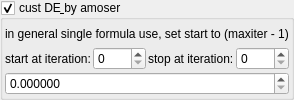
    <widget class="MyGroupBox" name="groupCheck_analyticDE_enabled">
     <property name="toolTip">
      <string/>
     </property>
     <property name="title">
      <string>cust DE&amp; by amoser</string>
     </property>
     <property name="checkable">
      <bool>true</bool>
     </property>
     <layout class="QVBoxLayout" name="verticalLayout_32" stretch="0,0,0">
      <property name="spacing">
       <number>2</number>
      </property>
      <property name="leftMargin">
       <number>2</number>
      </property>
      <property name="topMargin">
       <number>2</number>
      </property>
      <property name="rightMargin">
       <number>2</number>
      </property>
      <property name="bottomMargin">
       <number>2</number>
      </property>
      <item>
       <widget class="QLabel" name="label_44">
        <property name="text">
         <string>in general single formula use, set start to (maxiter - 1)</string>
        </property>
       </widget>
      </item>
      <item>
       <layout class="QHBoxLayout" name="horizontalLayout_19" stretch="0,1,0,1">
        <item>
         <widget class="QLabel" name="label_104">
          <property name="text">
           <string>start at iteration:</string>
          </property>
         </widget>
        </item>
        <item>
         <widget class="MySpinBox" name="spinboxInt_analyticDE_start_iterations_A">
          <property name="sizePolicy">
           <sizepolicy hsizetype="Minimum" vsizetype="Maximum">
            <horstretch>0</horstretch>
            <verstretch>0</verstretch>
           </sizepolicy>
          </property>
          <property name="minimum">
           <number>0</number>
          </property>
          <property name="maximum">
           <number>999</number>
          </property>
          <property name="value">
           <number>0</number>
          </property>
         </widget>
        </item>
        <item>
         <widget class="QLabel" name="label_75">
          <property name="text">
           <string>stop at iteration:</string>
          </property>
         </widget>
        </item>
        <item>
         <widget class="MySpinBox" name="spinboxInt_analyticDE_stop_iterations_A">
          <property name="sizePolicy">
           <sizepolicy hsizetype="Preferred" vsizetype="Maximum">
            <horstretch>0</horstretch>
            <verstretch>0</verstretch>
           </sizepolicy>
          </property>
          <property name="maximum">
           <number>999</number>
          </property>
         </widget>
        </item>
       </layout>
      </item>
      <item>
       <widget class="MyDoubleSpinBox" name="spinbox_transf_scaleG_1">
        <property name="sizePolicy">
         <sizepolicy hsizetype="Minimum" vsizetype="Maximum">
          <horstretch>0</horstretch>
          <verstretch>0</verstretch>
         </sizepolicy>
        </property>
        <property name="prefix">
         <string/>
        </property>
        <property name="suffix">
         <string/>
        </property>
        <property name="decimals">
         <number>6</number>
        </property>
        <property name="minimum">
         <double>0.000000000000000</double>
        </property>
        <property name="maximum">
         <double>99.989999999999995</double>
        </property>
        <property name="singleStep">
         <double>0.010000000000000</double>
        </property>
       </widget>
      </item>
     </layout>
    </widget>
